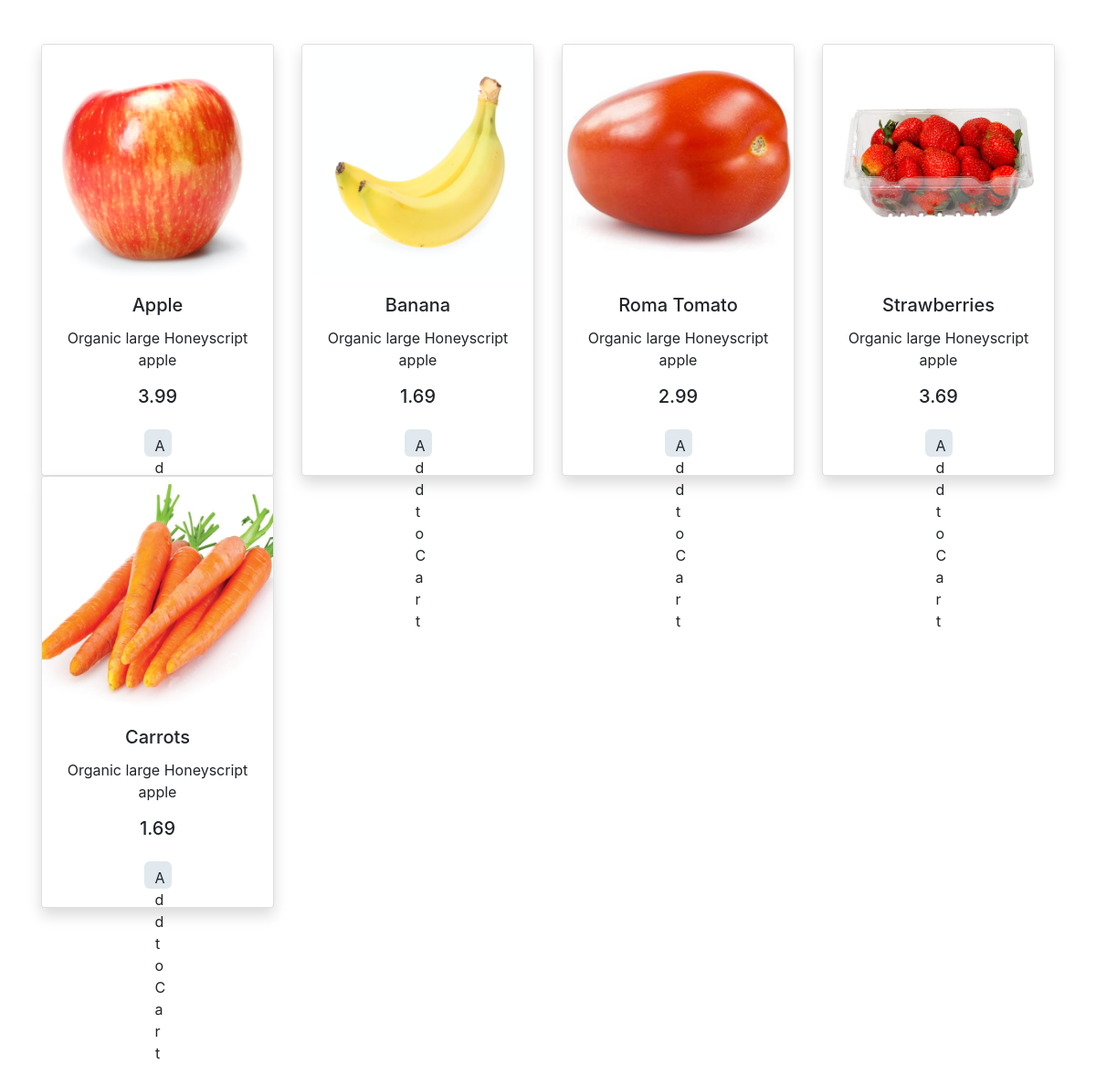
The page / on the database its author committed.
### tables this page shows
CREATE TABLE `Producttb` (
  `id` int(11) NOT NULL,
  `product_name` varchar(25) NOT NULL,
  `product_price` float DEFAULT NULL,
  `product_weight` float DEFAULT NULL,
  `product_image` varchar(100) DEFAULT NULL
);

### createDb.php (called while the page is built, shortened)
<?php
class createDb
{
  public $tablename;
  public $connect;
  public function __construct(
    $dbname ="Newdb",
    $tablename ="Productdb",
    $servername ="localhost",
    $username ="root",
    $password =""
    )
    {
      $this->tablename =$tablename;
      $this->connect = mysqli_connect($servername,$username,$password);
      $sql = "CREATE DATABASE IF NOT EXISTS $dbname";
      if(mysqli_query($this->connect, $sql)){
        $this->connect = mysqli_connect($servername, $username, $password, $dbname);
        $sql = "CREATE TABLE IF NOT EXISTS $tablename
        (id INT(11) NOT NULL AUTO_INCREMENT PRIMARY KEY,
        product_name VARCHAR(25) NOT NULL,
        product_price FLOAT,
        product_weight FLOAT,
        product_image VARCHAR(100)
      );";
    }else {
      return false;
    }
  }
  public function getData(){
    $sql ="SELECT * FROM $this->tablename";
    $result = mysqli_query($this->connect, $sql);
    if(mysqli_num_rows($result)>0) {
      return $result;
    }
  }
}

### index.php (the view, shortened to what this page needs)
<?php
require_once ('createDb.php');
$database = new CreateDb("Productdb", "Producttb");
?>
<?php
function component($productname, $productprice, $productimg, $productid){
    $element = "
    <div class='col-md-3 col-sm-6 my-3 my-md-0'>
    <form action='index.php' method='post'>
    <div class='card shadow'>
          <div>
          <img src='$productimg' alt='image1' class='img-fluid card-img-top'>
          </div>
    <div class='card-body'>
    <h5 class='card-title'>$productname</h5>
    <p class='card-text'>Organic large Honeyscript apple</p>
    <h5>
    <span class='price'>$productprice</span>
    </h5>
    <button type='submit' name='add' class='btn btn-warning mt-3'>Add to Cart <i class='far fa-shopping-cart'></i></button>
    <input type='hidden' name='product_id' value='$productid'>
    </div>
    </div>
    </form>
    </div>
    ";
    echo $element;
}
?>
<!doctype html>
<html lang="en">
<head>
    <link rel="stylesheet" href="https://cdnjs.cloudflare.com/ajax/libs/font-awesome/5.8.2/css/all.css" />
    <link rel="stylesheet" href="https://stackpath.bootstrapcdn.com/bootstrap/4.3.1/css/bootstrap.min.css">
    <link rel="stylesheet" href="styles.css">
</head>
<body>
<div class="container">
        <div class="row text-center py-5">
            <?php
                $result = $database->getData();
                while ($row = mysqli_fetch_assoc($result)){
                    component($row['product_name'], $row['product_price'], $row['product_image'], $row['id']);
                }
            ?>
        </div>
</div>
</body>
</html>

### styles.css (style rules this page uses)
button[class*=btn] { width: 30px; height: 30px; background-color: #E1E8EE; border-radius: 6px; margin-top: 7px; border: none; cursor: pointer; }

### rows shown on the page
producttb: product_image (picture), product_name "Apple", product_price "3.99"
producttb: product_image (picture), product_name "Banana", product_price "1.69"
producttb: product_image (picture), product_name "Roma Tomato", product_price "2.99"
producttb: product_image (picture), product_name "Strawberries", product_price "3.69"
producttb: product_image (picture), product_name "Carrots", product_price "1.69"
